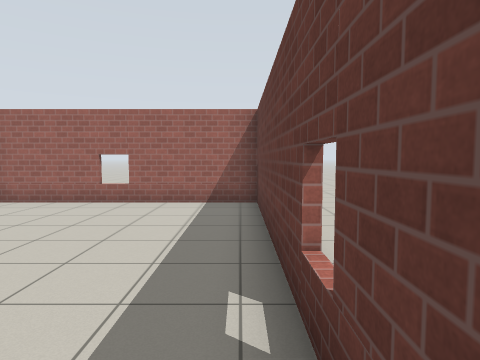
view 1 (above)

16 first-person views from a walk through a Gazebo world. The camera is 1.2 m above the floor, tilts 4° down and sees 75° across. The floor is counted in squares, 1 m on a side. Each view is taken from the middle of a square. On the plan, view 1 faces up. The plan holds only what a view shows up to about 13 squares ahead; the rest is blank. Simple patterns stand in for the simulator's built-in surfaces.

view 2
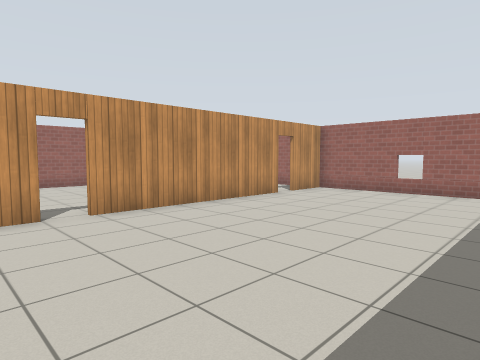

view 3
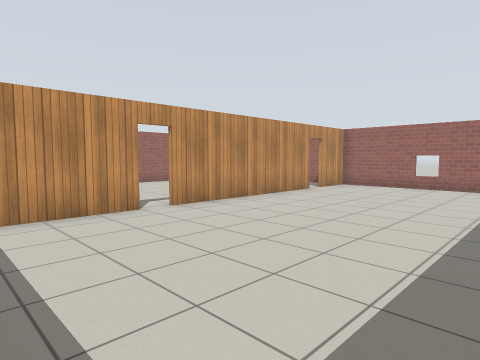

view 4
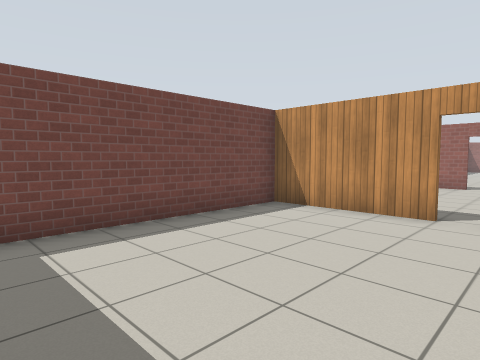

view 5
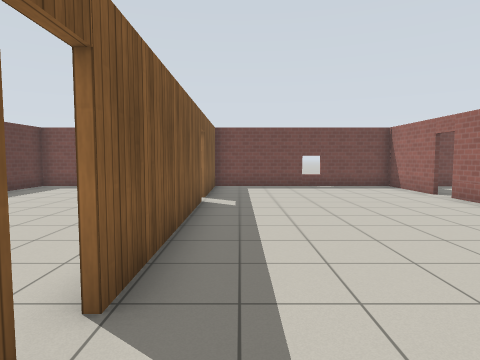

view 6
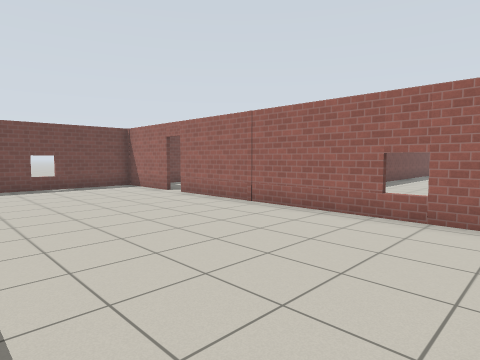

view 7
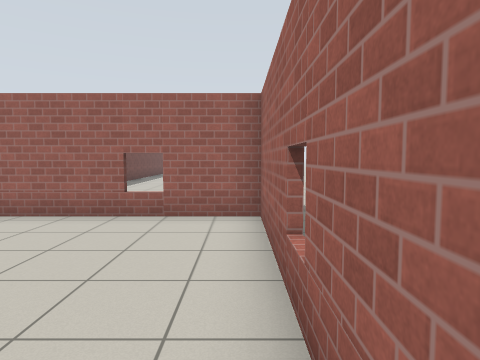

view 8
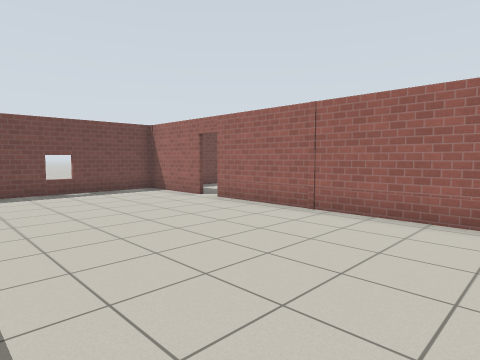

view 9
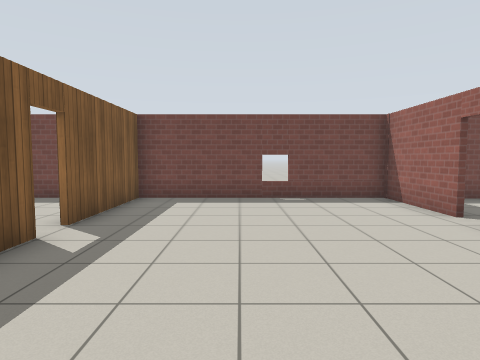

view 10
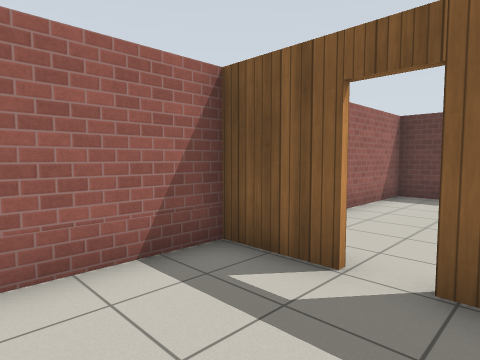

view 11
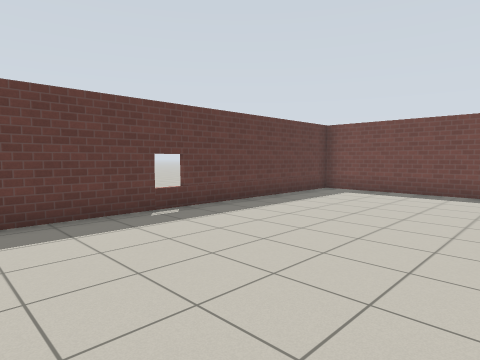

view 12
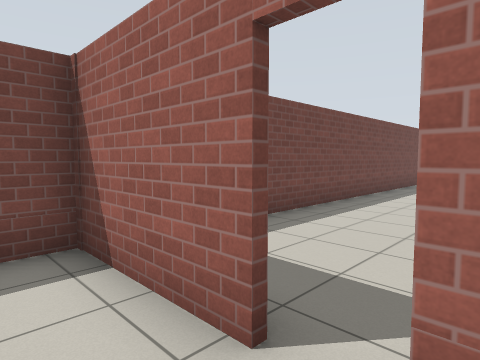

view 13
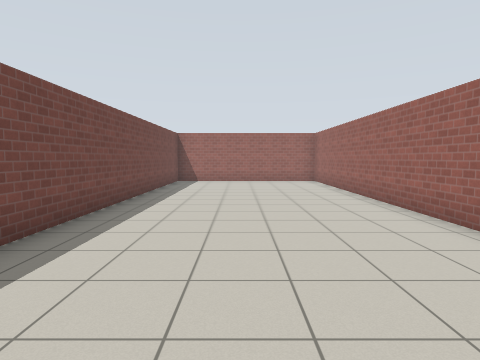

view 14
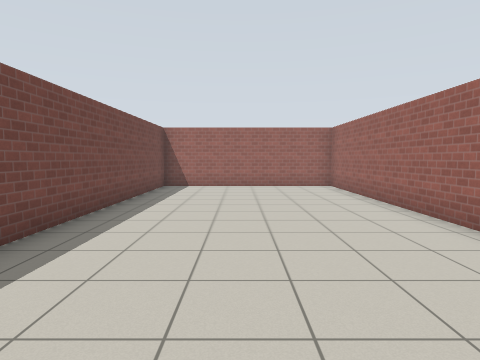

view 15
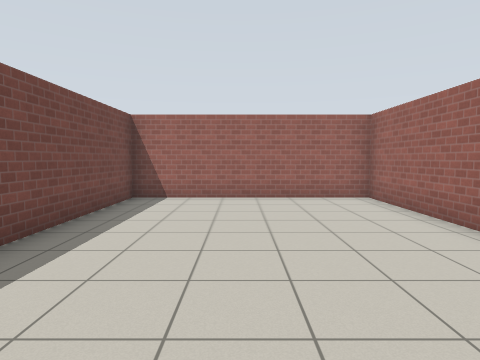

view 16
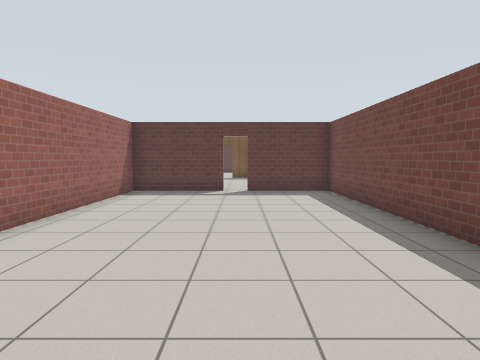

### Floor plan
Points are (right, up) in squares from view 1. A wall is a line through its corners. A room is listed if a view was taken in it or the views show most of it. See-through windows are left out.
Room 1 (views 1, 2, 3, 4, 11)
walls: (-6.8, -1.5) (-6.8, -5.5); (-6.8, 5.7) (-6.8, -0.8); (-6.8, 8.5) (-6.8, 6.5); (-7, -5.3) (0.5, -5.3) (0.5, 8.4) (-7, 8.4)
ways out: open door at (-7, -1) to room 2; open door at (-7, 6) to room 2
Room 2 (views 5, 6, 7, 8, 9, 10, 12)
walls: (-6.9, -0.8) (-6.9, 5.7); (-14.4, -2.3) (-14.4, -5.5); (-6.9, 6.5) (-6.9, 8.5); (-7, 8.4) (-14.4, 8.4) (-14.4, -1.5); (-15, -5.3) (-7, -5.3); (-6.9, -5.5) (-6.9, -1.5)
ways out: open door at (-7, -1) to room 1; open door at (-7, 6) to room 1; open door at (-14.5, -2) to room 3
Room 3 (views 13, 14, 15, 16)
walls: (-14.5, -1.5) (-14.5, 1.9) (-32.5, 1.9) (-32.5, -5.3) (-15, -5.3); (-14.5, -5.4) (-14.5, -2.3)
ways out: open door at (-14.5, -2) to room 2

Where each view was taken, in squares from view 1:
view 1: 0 up, 0 right, facing up
view 2: 3 down, 0 right, facing up-left
view 3: 5 down, 0 right, facing up-left
view 4: 0 up, 0 right, facing down-left
view 5: 8 up, 8 left, facing down
view 6: 8 up, 8 left, facing down-left
view 7: 8 up, 8 left, facing left
view 8: 6 up, 8 left, facing down-left
view 9: 4 up, 10 left, facing down
view 10: 5 up, 10 left, facing up-right
view 11: 6 up, 6 left, facing down-right
view 12: 1 down, 13 left, facing down-left
view 13: 2 down, 16 left, facing left
view 14: 2 down, 19 left, facing left
view 15: 2 down, 23 left, facing left
view 16: 2 down, 26 left, facing right
